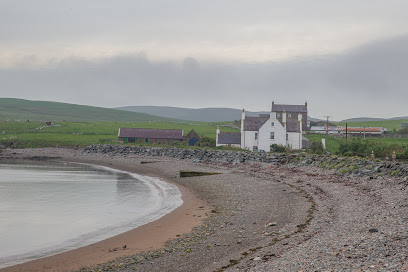
#> input picture Zehra/resim.jpg, 408 x 272 px, found by its file name
$ python opencvzehra.py
#> lines starting #> are read from the running program, lines starting #| are printed output that depends on the picture
import cv2
img = cv2.imread(r"Zehra\resim.jpg")
#> img is the input picture: shape (272, 408, 3); mean B, G, R 145.4, 148.2, 149.7
cv2.line(img,(0,0),(150,150),(255,255,255),4)    #çizgi çizme başlama,bitiş ,renkve renk kalınlığı
cv2.rectangle(img,(0,0),(150,150),(255,150,150),8) #kare çizme
cv2.circle(img,(200,200),55,(0,255,0),-1)   #55 çap, -1 içi dolu
font=cv2.FONT_HERSHEY_SCRIPT_COMPLEX
cv2.putText(img,"Zehra",(10,200),font,3,(255,0,0),3,cv2.LINE_4)
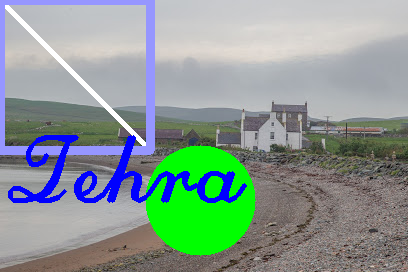
#> img: shape (272, 408, 3); mean B, G, R 146.7, 154.2, 136.5
cv2.imshow("sonuc",img)
cv2.waitKey(0)
cv2.destroyAllWindows()
